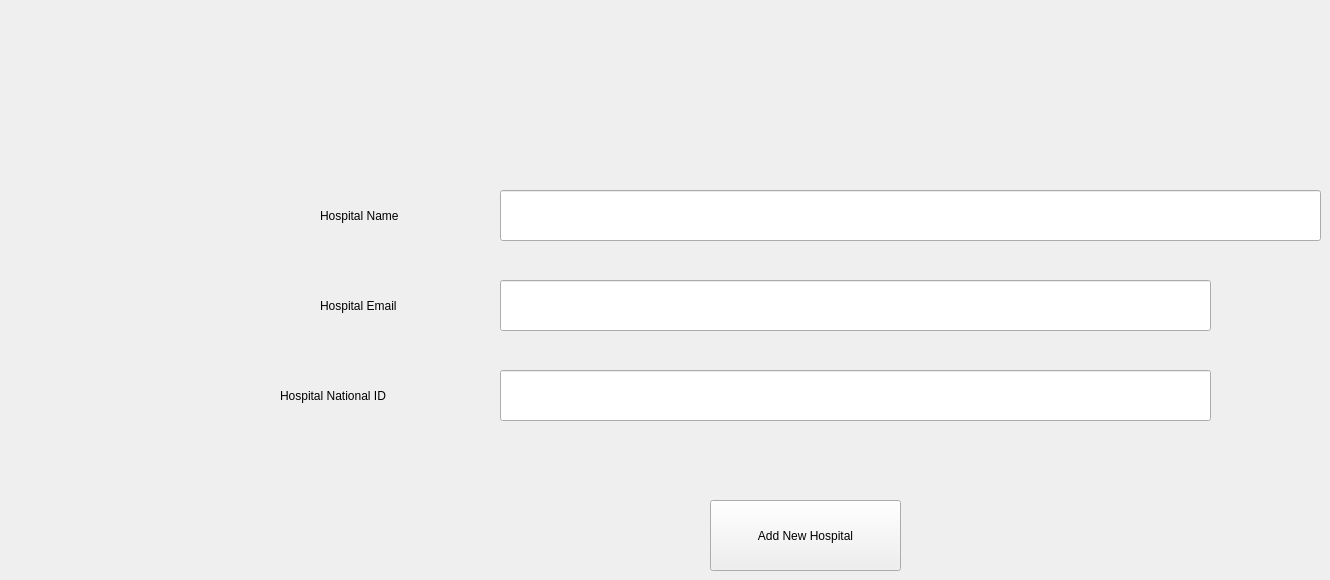
      <widget class="QWidget" name="tab_11">
       <attribute name="title">
        <string>Add New Hospital</string>
       </attribute>
       <widget class="QLineEdit" name="lineEdit_6">
        <property name="geometry">
         <rect>
          <x>500</x>
          <y>190</y>
          <width>821</width>
          <height>51</height>
         </rect>
        </property>
       </widget>
       <widget class="QLabel" name="label_39">
        <property name="geometry">
         <rect>
          <x>320</x>
          <y>200</y>
          <width>141</width>
          <height>31</height>
         </rect>
        </property>
        <property name="text">
         <string>Hospital Name</string>
        </property>
       </widget>
       <widget class="QPushButton" name="pushButton_22">
        <property name="geometry">
         <rect>
          <x>710</x>
          <y>500</y>
          <width>191</width>
          <height>71</height>
         </rect>
        </property>
        <property name="text">
         <string>Add New Hospital</string>
        </property>
       </widget>
       <widget class="QLabel" name="label_41">
        <property name="geometry">
         <rect>
          <x>320</x>
          <y>290</y>
          <width>131</width>
          <height>31</height>
         </rect>
        </property>
        <property name="text">
         <string>Hospital Email</string>
        </property>
       </widget>
       <widget class="QLineEdit" name="lineEdit_22">
        <property name="geometry">
         <rect>
          <x>500</x>
          <y>280</y>
          <width>711</width>
          <height>51</height>
         </rect>
        </property>
       </widget>
       <widget class="QLabel" name="label_44">
        <property name="geometry">
         <rect>
          <x>280</x>
          <y>370</y>
          <width>191</width>
          <height>51</height>
         </rect>
        </property>
        <property name="text">
         <string>Hospital National ID</string>
        </property>
       </widget>
       <widget class="QLineEdit" name="lineEdit_25">
        <property name="geometry">
         <rect>
          <x>500</x>
          <y>370</y>
          <width>711</width>
          <height>51</height>
         </rect>
        </property>
       </widget>
      </widget>
